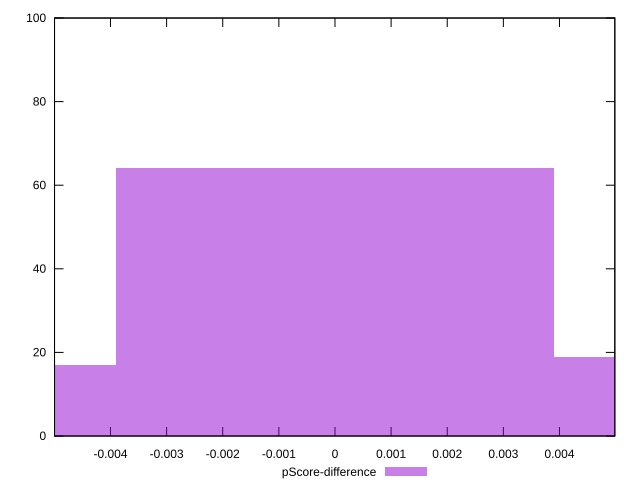

gnuplot code for this plot:
reset

$pScoreDifference <<EOF
0 64
0.007813133822442853 19
-0.007813133822442853 17
EOF

set key outside below
set boxwidth 0.007813133822442853
set xrange [-0.004996885177120734:0.004986140968650271]
set yrange [0:100]
set trange [0:100]
set style fill transparent solid 0.5 noborder
set terminal svg size 640, 490 enhanced background rgb 'white'
set output "report_00019_2021-02-10T18-14-37.922Z//largest-contentful-paint/samples/pages+cached+noadtech/pScore-difference/histogram.svg"

plot $pScoreDifference title "pScore-difference" with boxes

reset
